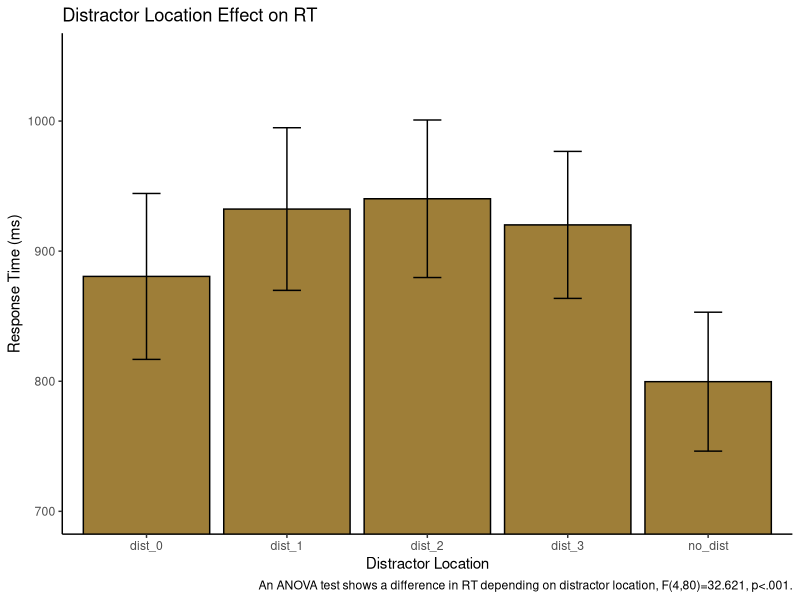
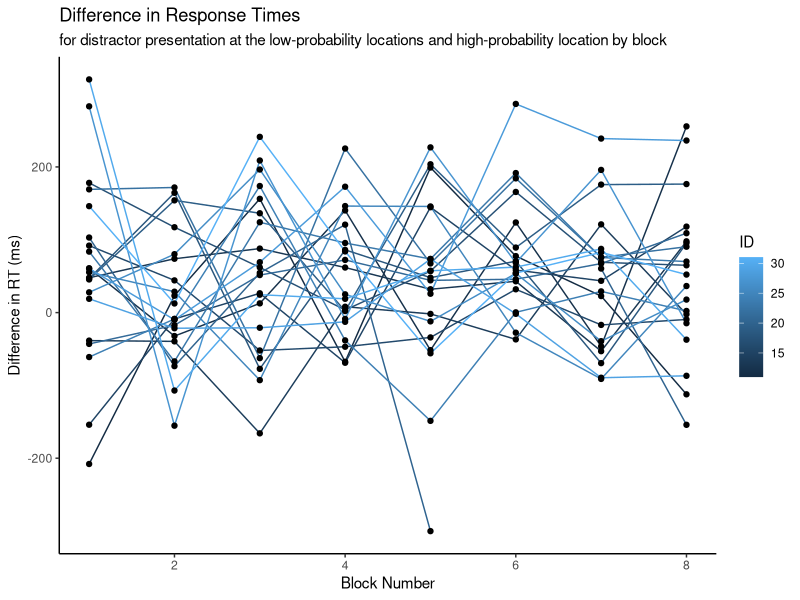
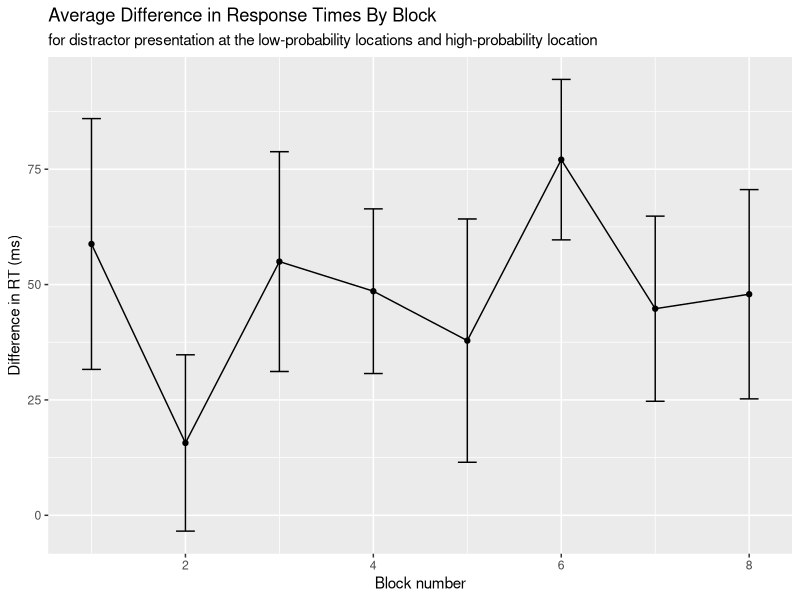

The R script that drew these images, in order:
## ---- chunk 1
library(tidyverse) 
library(tidyr)
library(rstatix)
library(data.table)
## ---- chunk 2

pilot <- read_csv("p01/data/pilot_final.csv", show_col_types = FALSE)
  
## ---- chunk 3
pilot$relative_hp_dist[pilot$relative_hp_dist == 10] <- "no_dist"
pilot$relative_hp_dist[pilot$relative_hp_dist == 0] <- "dist_0"
pilot$relative_hp_dist[pilot$relative_hp_dist == 1] <- "dist_1"
pilot$relative_hp_dist[pilot$relative_hp_dist == 2] <- "dist_2"
pilot$relative_hp_dist[pilot$relative_hp_dist == 3] <- "dist_3"

pilot$RT <- pilot$RT *1000
## ---- chunk 4

dist_means <- pilot %>%
  group_by(relative_hp_dist) %>%
  filter(acc==100) %>%
  summarize(mean_rts=mean(RT),
            sd_rt=sd(RT),
            n_rt=21,
            se=sd_rt/sqrt(n_rt),
            upper_limit=mean_rts+se,
            lower_limit=mean_rts-se
  )
dist_means

## ---- chunk 5
ggplot(data = dist_means, aes(x = relative_hp_dist, y = mean_rts)) +
  geom_bar(stat = "identity", fill="#9E7E38", color='#000000') +
  geom_errorbar(aes(ymin=lower_limit, ymax=upper_limit), width=0.2)+
  coord_cartesian(ylim = c(700,1050))+
  theme_classic()+
  labs(x = "Distractor Location", y = "Response Time (ms)")+
  labs(title = "Distractor Location Effect on RT")+
  labs(caption = "An ANOVA test shows a difference in RT depending on distractor location, F(4,80)=32.621, p<.001.")
  
## ---- chunk 6

space <- pilot %>%
  group_by(ID, relative_hp_dist) %>%
  filter(acc==100) %>%
  summarize(rts = mean(RT),
            )
space
  
## ---- chunk 7

space_anova <- setDT(space)
space_anova <- dcast(space_anova,ID~relative_hp_dist,value.var='rts')

## ---- chunk 8

#first identify outliers - not sure what to do with them anyway so overall just ignore? maybe reason enough to get rid of ppt 11?
space %>%
  group_by(relative_hp_dist) %>%
  identify_outliers(rts)


#testing the normality assumption -- data is not normally distributed because some conditions have a p-value less than .05
space %>%
  group_by(relative_hp_dist) %>%
  shapiro_test(rts)

## ---- chunk 9

res.aov <- anova_test(data = space, dv = rts, wid = ID, within = relative_hp_dist)
get_anova_table(res.aov)

## ---- chunk 10

space_anova <- space_anova %>%
  mutate(low_prob = (dist_1+dist_2+dist_3)/3)

## ---- chunk 11

space_anova %>%
  t.test(x=space_anova$low_prob, y=space_anova$dist_0, alternative="greater", mu=0,paired = TRUE, conf.level = .95)

## ---- chunk 12
block_num <- rep(c(1,2,3,4,5,6,7,8), each=60, times=21)
pilot <- cbind(pilot, block_num)

## ---- chunk 13
space_block <- pilot %>%
  group_by(ID, block_num, relative_hp_dist) %>%
  filter(acc==100) %>%
  summarize(rts = mean(RT),
            )

## ---- chunk 14

space_block <- setDT(space_block)
space_block <- dcast(space_block,ID+block_num~relative_hp_dist,value.var='rts')

## ---- chunk 15

space_block <- space_block %>%
  mutate(low_prob = (dist_1+dist_2+dist_3)/3) %>%
  mutate(difference = (low_prob-dist_0))



## ---- chunk 16
ggplot(data = space_block,aes(x=block_num, y=difference, group=ID))+
  geom_line(aes(color=ID))+
  geom_point()+
  labs(title = "Difference in Response Times", subtitle = "for distractor presentation at the low-probability locations and high-probability location by block")+
  theme_classic()+
  labs(x = "Block Number", y = "Difference in RT (ms)")

## ---- chunk 17
space2 <- space_block %>%
  group_by(block_num) %>%
  summarize(rts = mean(difference, na.rm = TRUE),
            sd_rt=sd(difference, na.rm = TRUE),
            n_rt=21,
            se=sd_rt/sqrt(n_rt),
            upper_limit=rts+se,
            lower_limit=rts-se
            )

## ---- chunk 18
ggplot(data = space2,aes(x=block_num, y=rts))+
  geom_line()+
  geom_point()+
  geom_errorbar(aes(ymin=lower_limit, ymax=upper_limit), width=0.2)+
  labs(title = "Average Difference in Response Times By Block", subtitle = "for distractor presentation at the low-probability locations and high-probability location", x="Block number", y="Difference in RT (ms)")

